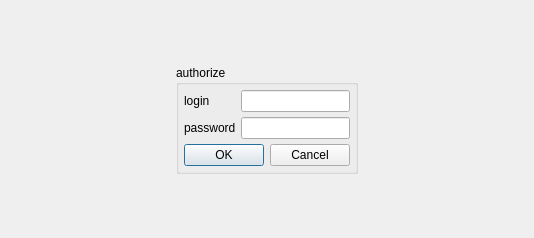
<?xml version="1.0" encoding="UTF-8"?>
<ui version="4.0">
 <class>Form</class>
 <widget class="QWidget" name="Form">
  <property name="geometry">
   <rect>
    <x>0</x>
    <y>0</y>
    <width>534</width>
    <height>238</height>
   </rect>
  </property>
  <property name="windowTitle">
   <string>Form</string>
  </property>
  <layout class="QVBoxLayout" name="verticalLayout" stretch="1,0,1">
   <property name="spacing">
    <number>0</number>
   </property>
   <property name="margin">
    <number>0</number>
   </property>
   <item>
    <spacer name="verticalSpacer_2">
     <property name="orientation">
      <enum>Qt::Vertical</enum>
     </property>
     <property name="sizeHint" stdset="0">
      <size>
       <width>20</width>
       <height>40</height>
      </size>
     </property>
    </spacer>
   </item>
   <item>
    <layout class="QHBoxLayout" name="horizontalLayout" stretch="1,0,1">
     <property name="spacing">
      <number>0</number>
     </property>
     <item>
      <spacer name="horizontalSpacer_2">
       <property name="orientation">
        <enum>Qt::Horizontal</enum>
       </property>
       <property name="sizeHint" stdset="0">
        <size>
         <width>40</width>
         <height>20</height>
        </size>
       </property>
      </spacer>
     </item>
     <item>
      <widget class="QGroupBox" name="groupBox">
       <property name="title">
        <string>authorize</string>
       </property>
       <layout class="QVBoxLayout" name="verticalLayout_2">
        <property name="spacing">
         <number>5</number>
        </property>
        <property name="margin">
         <number>5</number>
        </property>
        <item>
         <layout class="QFormLayout" name="formLayout">
          <property name="horizontalSpacing">
           <number>5</number>
          </property>
          <property name="verticalSpacing">
           <number>5</number>
          </property>
          <property name="margin">
           <number>0</number>
          </property>
          <item row="0" column="0">
           <widget class="QLabel" name="label">
            <property name="text">
             <string>login</string>
            </property>
           </widget>
          </item>
          <item row="0" column="1">
           <widget class="QLineEdit" name="login"/>
          </item>
          <item row="1" column="0">
           <widget class="QLabel" name="label_2">
            <property name="text">
             <string>password</string>
            </property>
           </widget>
          </item>
          <item row="1" column="1">
           <widget class="QLineEdit" name="password">
            <property name="frame">
             <bool>true</bool>
            </property>
            <property name="echoMode">
             <enum>QLineEdit::Password</enum>
            </property>
           </widget>
          </item>
         </layout>
        </item>
        <item>
         <layout class="QHBoxLayout" name="horizontalLayout_2">
          <item>
           <widget class="QDialogButtonBox" name="buttonBox">
            <property name="standardButtons">
             <set>QDialogButtonBox::Cancel|QDialogButtonBox::Ok</set>
            </property>
           </widget>
          </item>
         </layout>
        </item>
       </layout>
      </widget>
     </item>
     <item>
      <spacer name="horizontalSpacer">
       <property name="orientation">
        <enum>Qt::Horizontal</enum>
       </property>
       <property name="sizeHint" stdset="0">
        <size>
         <width>40</width>
         <height>20</height>
        </size>
       </property>
      </spacer>
     </item>
    </layout>
   </item>
   <item>
    <spacer name="verticalSpacer">
     <property name="orientation">
      <enum>Qt::Vertical</enum>
     </property>
     <property name="sizeHint" stdset="0">
      <size>
       <width>20</width>
       <height>40</height>
      </size>
     </property>
    </spacer>
   </item>
  </layout>
 </widget>
 <resources/>
 <connections/>
</ui>
